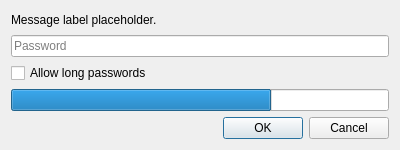
<?xml version="1.0" encoding="UTF-8"?>
<ui version="4.0">
 <class>AddPasswordDialog</class>
 <widget class="QDialog" name="AddPasswordDialog">
  <property name="geometry">
   <rect>
    <x>0</x>
    <y>0</y>
    <width>400</width>
    <height>150</height>
   </rect>
  </property>
  <property name="sizePolicy">
   <sizepolicy hsizetype="Fixed" vsizetype="Fixed">
    <horstretch>0</horstretch>
    <verstretch>0</verstretch>
   </sizepolicy>
  </property>
  <property name="windowTitle">
   <string>Add Password</string>
  </property>
  <layout class="QVBoxLayout" name="verticalLayout">
   <item>
    <widget class="QLabel" name="label">
     <property name="text">
      <string notr="true">Message label placeholder.</string>
     </property>
     <property name="textFormat">
      <enum>Qt::RichText</enum>
     </property>
     <property name="textInteractionFlags">
      <set>Qt::LinksAccessibleByKeyboard|Qt::LinksAccessibleByMouse|Qt::TextBrowserInteraction|Qt::TextSelectableByKeyboard|Qt::TextSelectableByMouse</set>
     </property>
    </widget>
   </item>
   <item>
    <widget class="QLineEdit" name="userTextBox">
     <property name="maxLength">
      <number>116</number>
     </property>
     <property name="placeholderText">
      <string>Password</string>
     </property>
    </widget>
   </item>
   <item>
    <widget class="QCheckBox" name="allowLongUsernames">
     <property name="toolTip">
      <string>Password longer than 116 characters cannot be used for LAN games or offline-mode servers.</string>
     </property>
     <property name="text">
      <string>Allow long passwords</string>
     </property>
    </widget>
   </item>
   <item>
    <widget class="QProgressBar" name="progressBar">
     <property name="value">
      <number>69</number>
     </property>
     <property name="textVisible">
      <bool>false</bool>
     </property>
    </widget>
   </item>
   <item>
    <widget class="QDialogButtonBox" name="buttonBox">
     <property name="orientation">
      <enum>Qt::Horizontal</enum>
     </property>
     <property name="standardButtons">
      <set>QDialogButtonBox::Cancel|QDialogButtonBox::Ok</set>
     </property>
    </widget>
   </item>
  </layout>
 </widget>
 <resources/>
 <connections/>
</ui>
